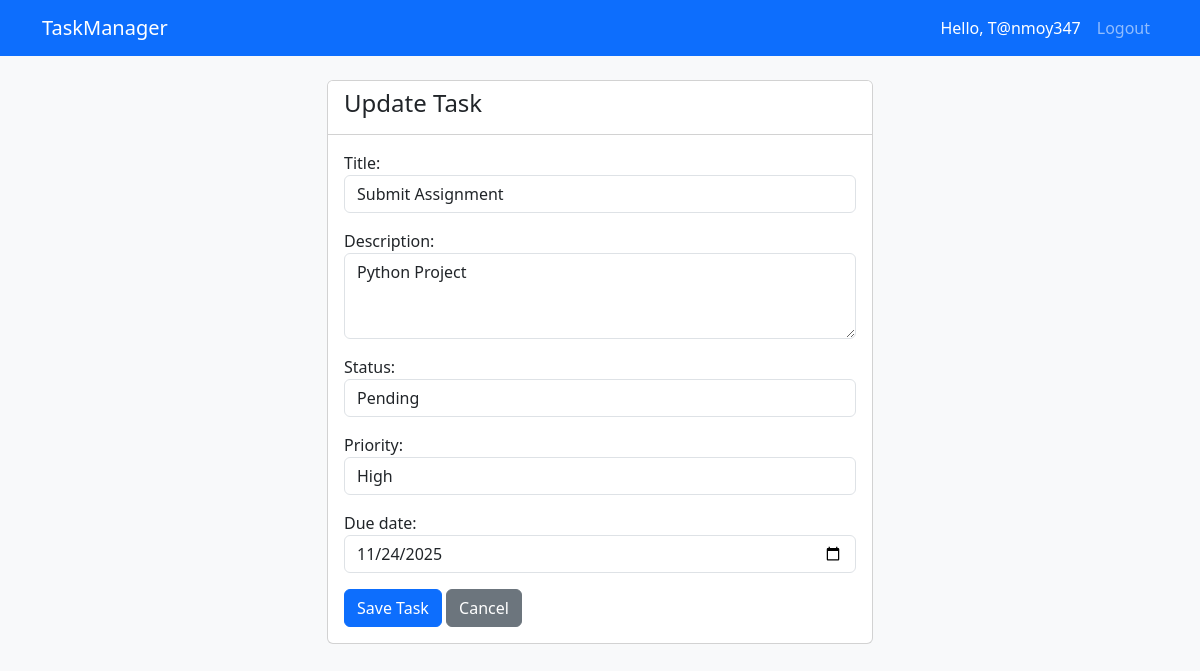
Page /update/4/ (signed in) on the committed database.
### tasks/models.py (models this page shows, shortened)
class Task(models.Model):
    STATUS_CHOICES = [
        ('Pending', 'Pending'),
        ('In Progress', 'In Progress'),
        ('Completed', 'Completed'),
    ]
    PRIORITY_CHOICES = [
        ('Low', 'Low'),
        ('Medium', 'Medium'),
        ('High', 'High'),
    ]
    title = models.CharField(max_length=200)
    description = models.TextField(blank=True, null=True)
    status = models.CharField(max_length=20, choices=STATUS_CHOICES, default='Pending')
    priority = models.CharField(max_length=10, choices=PRIORITY_CHOICES, default='Medium')
    due_date = models.DateField()
    created_at = models.DateTimeField(auto_now_add=True)
    updated_at = models.DateTimeField(auto_now=True)
    owner = models.ForeignKey(User, on_delete=models.CASCADE)

### tasks/views.py (the view)
# urls.py: path('update/<int:pk>/', views.update_task, name='update_task'),
@login_required
def update_task(request, pk):
    task = get_object_or_404(Task, pk=pk, owner=request.user)
    if request.method == 'POST':
        form = TaskForm(request.POST, instance=task)
        if form.is_valid():
            form.save()
            return redirect('task_list')
    else:
        form = TaskForm(instance=task)
    return render(request, 'tasks/task_form.html', {'form': form, 'title': 'Update Task'})

### tasks/forms.py
class TaskForm(forms.ModelForm):
    class Meta:
        model = Task
        fields = ['title', 'description', 'status', 'priority', 'due_date']
        widgets = {
            'due_date': forms.DateInput(attrs={'type': 'date', 'class': 'form-control'}),
            'title': forms.TextInput(attrs={'class': 'form-control'}),
            'description': forms.Textarea(attrs={'class': 'form-control', 'rows': 3}),
            'status': forms.Select(attrs={'class': 'form-control'}),
            'priority': forms.Select(attrs={'class': 'form-control'}),
        }

### tasks/templates/tasks/task_form.html (shortened to what this page needs)
{% extends 'tasks/base.html' %}
{% block content %}
<div class="row justify-content-center">
    <div class="col-md-6">
        <div class="card">
            <div class="card-header bg-white">
                <h4>{{ title }}</h4>
            </div>
            <div class="card-body">
                <form method="post">
                    {{ form.as_p }}
                    <button type="submit" class="btn btn-primary">Save Task</button>
                    <a href="{% url 'task_list' %}" class="btn btn-secondary">Cancel</a>
                </form>
            </div>
        </div>
    </div>
</div>
{% endblock %}

### tasks/templates/tasks/base.html (shortened to what this page needs)
<!DOCTYPE html>
<html lang="en">
<head>
    <link href="https://cdn.jsdelivr.net/npm/bootstrap@5.3.0/dist/css/bootstrap.min.css" rel="stylesheet">
</head>
<body class="bg-light">
    <nav class="navbar navbar-expand-lg navbar-dark bg-primary mb-4">
        <div class="container">
            <a class="navbar-brand" href="{% url 'task_list' %}">TaskManager</a>
            <div class="navbar-nav ms-auto">
                {% if user.is_authenticated %}
                    <span class="nav-item nav-link text-white">Hello, {{ user.username }}</span>
                    <form action="{% url 'logout' %}" method="post" class="d-inline">
                        <button type="submit" class="btn btn-link nav-link" style="text-decoration: none;">Logout</button>
                    </form>
                {% else %}
                    <a class="nav-item nav-link" href="{% url 'login' %}">Login</a>
                    <a class="nav-item nav-link" href="{% url 'register' %}">Register</a>
                {% endif %}
            </div>
        </div>
    </nav>
    <div class="container">
        {% block content %}{% endblock %}
    </div>
</body>
</html>

### rows in the picture
Task: title "Submit Assignment", description "Python Project", status "Pending", priority "High", due_date "11/24/2025"

### other values in the picture
{{ user.username }} "T@nmoy347"
{{ title }} "Update Task"
